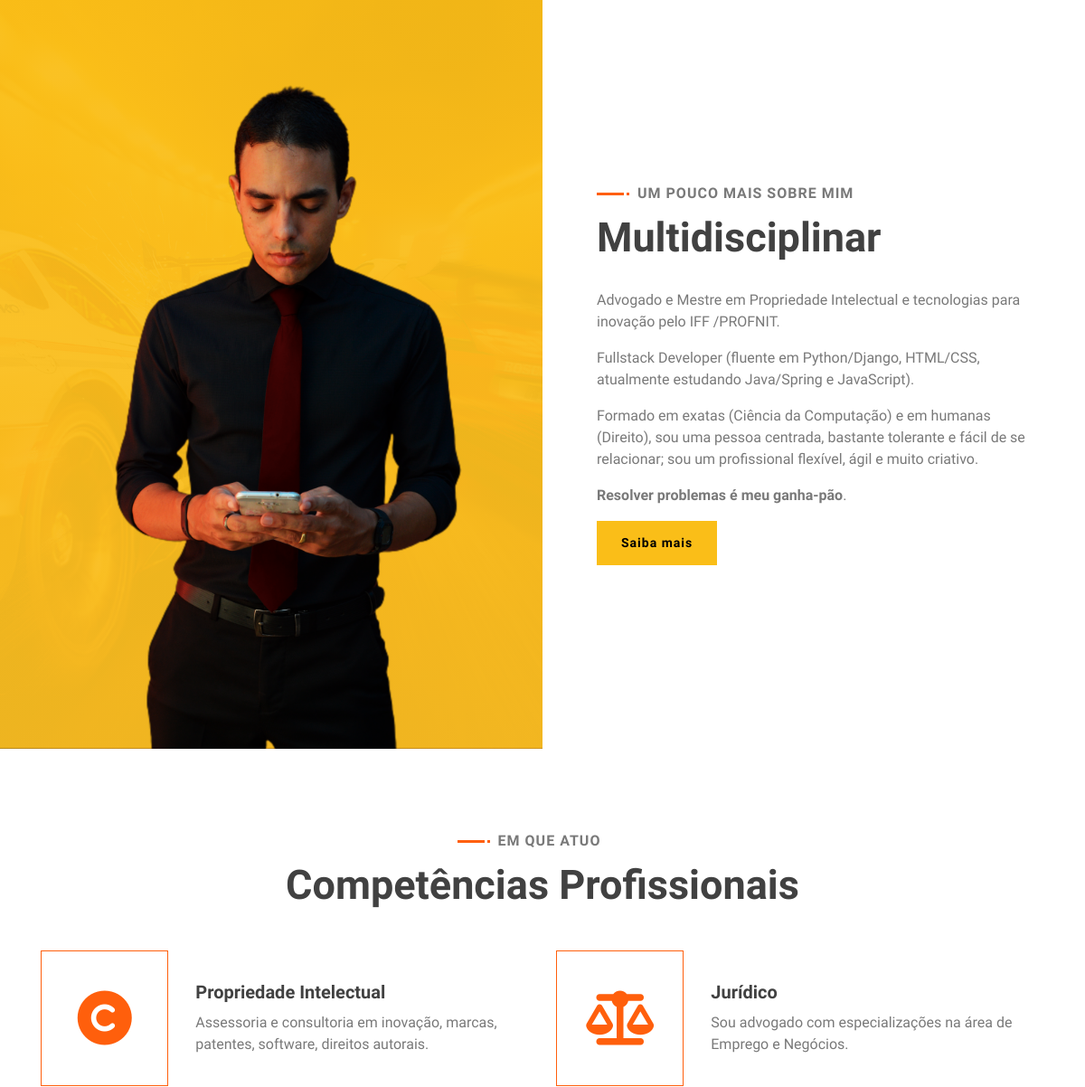
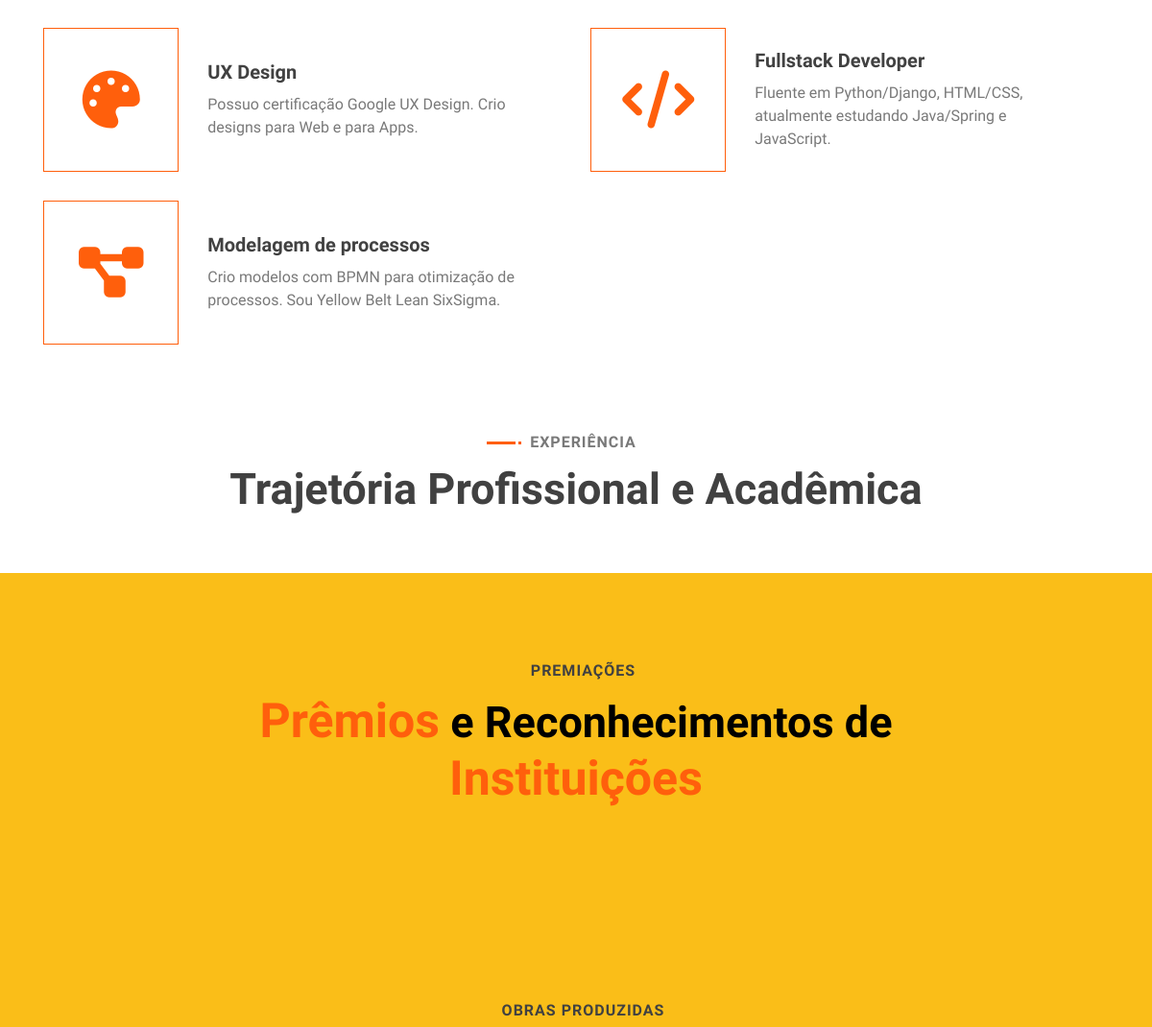
The app's page / (middle part), older data (2 pictures, top to bottom).
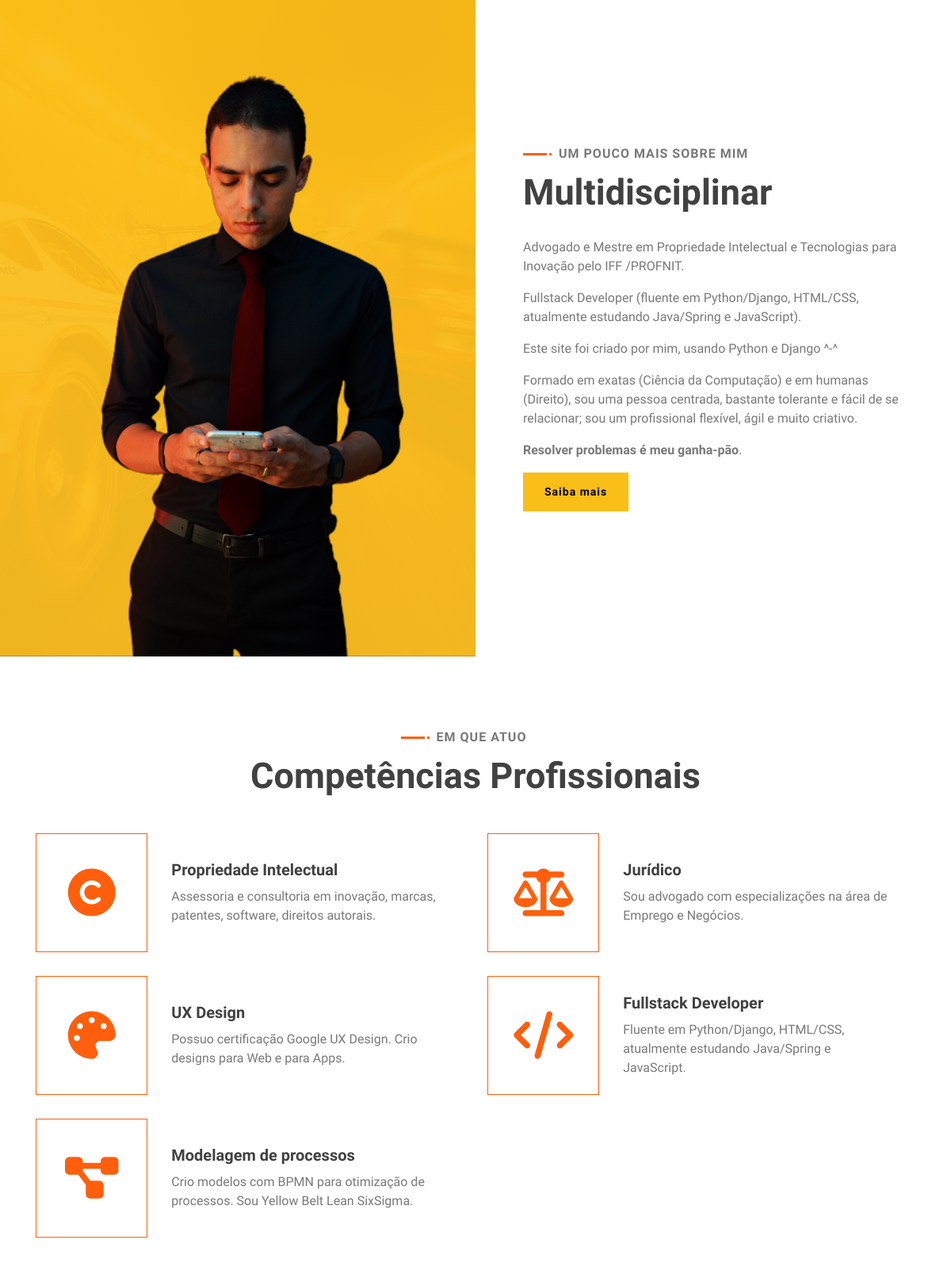
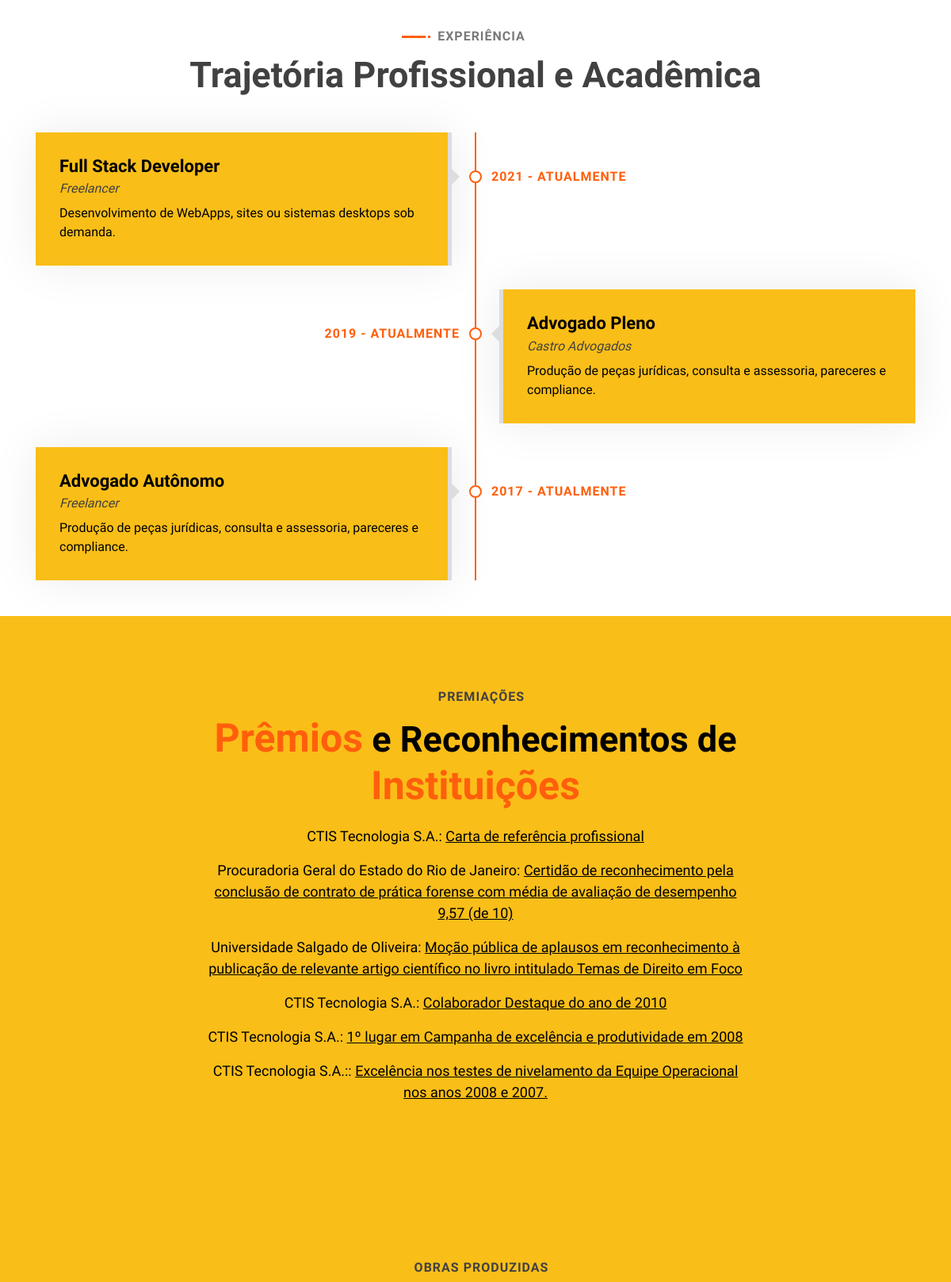
The same page, newer data (2 pictures, top to bottom).
### portfolio/models.py (models this page shows, shortened)
class About(models.Model):
    title = models.CharField(max_length=100, verbose_name="Titulo do 'Sobre'")
    simple_description = models.TextField(max_length=5000, verbose_name="Descrição suscinta sobre mim")
    more_description = models.TextField(max_length=5000, verbose_name="Descrição em mais detalhes sobre mim")
    class Meta:
        verbose_name_plural = 'Sobre'

class Competence(models.Model):
    icon = models.CharField(max_length=200,
                            verbose_name="Icon class (ex: Font Awesome)")  # Icon is a Font Awesome icon https://fontawesome.com/
    name = models.CharField(max_length=25, verbose_name="Nome da competência")
    description = models.TextField(max_length=85, verbose_name="Descrição")
    index_order = models.IntegerField(verbose_name="Ordem de exibição", default=0)
    class Meta:
        verbose_name = 'Competência'
        ordering = ('index_order',)

class Experience(models.Model):
    name = models.CharField(max_length=50, verbose_name="Nome do Cargo ou do Título Acadêmico")
    where = models.CharField(max_length=250, verbose_name="Local")
    when = models.CharField(max_length=50, verbose_name="Quando [Ano-Inicio - Ano-Fim]")
    description = models.TextField(max_length=85, verbose_name="Descrição do Cargo ou do Título Acadêmico")
    index_order = models.IntegerField(verbose_name="Ordem de exibição", default=0)
    class Meta:
        verbose_name = 'Experiência'
        ordering = ('index_order',)

class Award(models.Model):
    who = models.CharField(max_length=50, verbose_name="Quem premiou/reconheceu")
    description = models.TextField(max_length=250, verbose_name="Descrição do prêmio")
    link = models.URLField(verbose_name="Link para prova da premiação/reconhecimento")
    index_order = models.IntegerField(verbose_name="Ordem de exibição", default=0)
    class Meta:
        verbose_name = 'Reconhecimento'
        ordering = ('index_order',)

### portfolio/views.py (the view)
# urls.py: path('', views.index, name='index'),
def index(request):
    about = About.objects.all().first()
    iam = Iam.objects.all().first()
    competences = Competence.objects.all()
    experiences = Experience.objects.all()
    awards = Award.objects.all()
    pappers = Papper.objects.all()
    portfolio_items = PortfolioItem.objects.all()
    context = {
        'about_title': about.title,
        'simple_description': about.simple_description,
        'more_description': about.more_description,
        'hello_msg': iam.hello_msg,
        'name': iam.name,
        'featured_skills': iam.featured_skills,
        'competences': competences,
        'experiences': experiences,
        'awards': awards,
        'pappers': pappers,
        'portfolio_items': portfolio_items,
    }
    return render(request, 'index.html', context)

### templates/index.html (shortened to what this page needs)
<!DOCTYPE html>
{% load static %}
<html lang="pt-br">
    <head>
        <link href="https://stackpath.bootstrapcdn.com/bootstrap/4.4.1/css/bootstrap.min.css" rel="stylesheet">
        <link href="{% static 'lib/animate/animate.min.css'%}" rel="stylesheet">
        <link href="{% static 'lib/owlcarousel/assets/owl.carousel.min.css' %}" rel="stylesheet">
        <link href="{% static 'lib/lightbox/css/lightbox.min.css' %}" rel="stylesheet">
        <link href="{% static 'css/style.css' %}" rel="stylesheet">
        <link href="{% static 'fontawesomefree/css/all.min.css' %}" rel="stylesheet" type="text/css">
    </head>
    <body data-spy="scroll" data-target=".navbar" data-offset="51">
        <div class="about wow fadeInUp" data-wow-delay="0.1s" id="about">
            <div class="container-fluid">
                <div class="row align-items-center">
                    <div class="col-lg-6">
                        <div class="about-img">
                            <img src="{% static 'img/about.png' %}" alt="About Image">
                        </div>
                    </div>
                    <div class="col-lg-6">
                        {% autoescape off %}
                        <div id="about-me" class="about-content">
                            <div class="section-header text-left">
                                <p>Um pouco mais sobre mim</p>
                                <h2>{{ about_title }}</h2>
                            </div>
                            <div class="about-text">
                                <div class="simple-about-text">
                                    {{ simple_description }}
                                </div>
                                <button class="btn change-btn">Saiba mais</button>
                            </div>
                            {% endautoescape %}
                        </div>
                    </div>
                </div>
            </div>
        </div>
        <div class="competence" id="competence">
            <div class="container">
                <div class="section-header text-center wow zoomIn" data-wow-delay="0.1s">
                    <p>Em que atuo</p>
                    <h2>Competências Profissionais</h2>
                </div>
                <div class="row">
                    {% for competence in competences %}
                    <div class="col-lg-6 wow fadeInUp" data-wow-delay="0.0s">
                        <div class="competence-item">
                            <div class="competence-icon">
                                <i class="{{competence.icon}}"></i>
                            </div>
                            <div class="competence-text">
                                <h3>{{competence.name}}</h3>
                                <p>
                                    {{competence.description}}
                                </p>
                            </div>
                        </div>
                    </div>
                    {% endfor %}
                </div>
            </div>
        </div>
        <div class="experience" id="experience">
            <div class="container">
                <header class="section-header text-center wow zoomIn" data-wow-delay="0.1s">
                    <p>Experiência</p>
                    <h2>Trajetória Profissional e Acadêmica</h2>
                </header>
                <div class="timeline">
                    {% for experience in experiences %}
                    <div class="timeline-item {% cycle 'left' 'right' %} wow {% cycle 'slideInLeft' 'slideInRight' %}" data-wow-delay="0.1s">
                        <div class="timeline-text">
                            <div class="timeline-date">{{experience.when}}</div>
                            <h2>{{experience.name}}</h2>
                            <h4>{{experience.where}}</h4>
                            <p>
                                {{experience.description}}
                            </p>
                        </div>
                    </div>
                    {% endfor %}
                </div>
            </div>
        </div>
        <div class="banner wow zoomIn" data-wow-delay="0.1s">
            <div class="container">
                <div class="section-header text-center">
                    <p>Premiações</p>
                    <h2><span>Prêmios</span> e Reconhecimentos de <span>Instituições</span></h2>
                </div>
                <div class="container banner-text">
                    <p>
                        {% for award in awards %}
                            <p id="link-award">{{award.who}}: <a target="_blank" href="{{award.link}}">{{award.description}}</a></p>
                        {% endfor %}
                    </p>
                </div>
            </div>
        </div>
        <div class="banner wow zoomIn" data-wow-delay="0.1s">
            <div class="container">
                <div class="section-header text-center">
                    <p>Obras produzidas</p>
                </div>
            </div>
        </div>
    </body>
</html>

Row changes from the older to the newer data that the page shows:
changed About "Multidisciplinar": simple_description "…em Propriedade Intelectual e tecnologias para inovação pelo IFF /PROFNIT. Fullstack Developer (fluente em Python/Django, HTML/CSS, atualmente estudando Java/Spring e JavaScript). Formado em exatas (Ciência…" → "…em Propriedade Intelectual e Tecnologias para Inovação pelo IFF /PROFNIT. Fullstack Developer (fluente em Python/Django, HTML/CSS, atualmente estudando Java/Spring e JavaScript). Este site foi criado por mim, usando Python e Django ^-^ Formado em exatas (Ciência…"
added Experience: when "2021 - ATUALMENTE", name "Full Stack Developer", where "Freelancer", description "Desenvolvimento de WebApps, sites ou sistemas desktops sob demanda."
added Experience: when "2019 - ATUALMENTE", name "Advogado Pleno", where "Castro Advogados", description "Produção de peças jurídicas, consulta e assessoria, pareceres e compliance."
added Experience: when "2017 - ATUALMENTE", name "Advogado Autônomo", where "Freelancer", description "Produção de peças jurídicas, consulta e assessoria, pareceres e compliance."
added Award: who "CTIS Tecnologia S.A.", description "Carta de referência profissional"
added Award: who "Procuradoria Geral do Estado do Rio de Janeiro", description "Certidão de reconhecimento pela conclusão de contrato de prática forense com média de avaliação de desempenho 9,57 (de 10)"
added Award: who "Universidade Salgado de Oliveira", description "Moção pública de aplausos em reconhecimento à publicação de relevante artigo científico no livro intitulado Temas de Direito em Foco"
added Award: who "CTIS Tecnologia S.A.", description "Colaborador Destaque do ano de 2010"
added Award: who "CTIS Tecnologia S.A.", description "1º lugar em Campanha de excelência e produtividade em 2008"
added Award: who "CTIS Tecnologia S.A.:", description "Excelência nos testes de nivelamento da Equipe Operacional nos anos 2008 e 2007."
